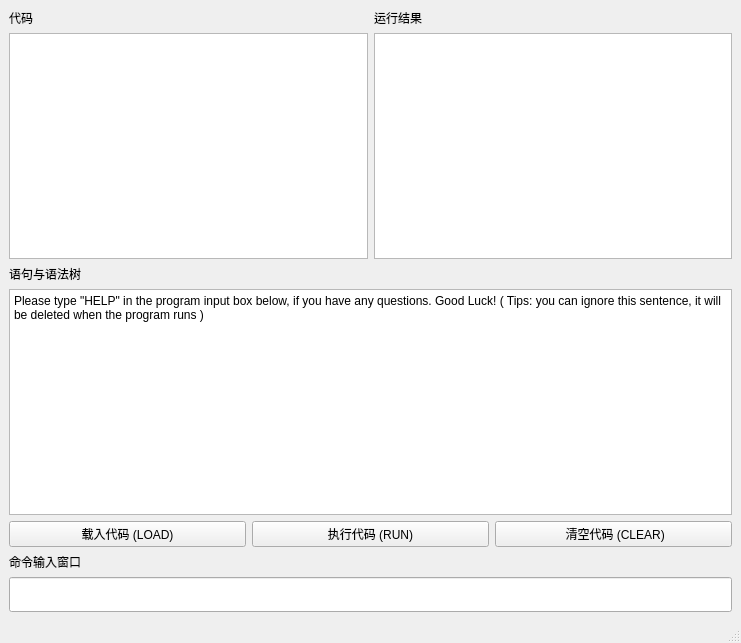
<?xml version="1.0" encoding="UTF-8"?>
<ui version="4.0">
 <class>MainWindow</class>
 <widget class="QMainWindow" name="MainWindow">
  <property name="geometry">
   <rect>
    <x>0</x>
    <y>0</y>
    <width>741</width>
    <height>643</height>
   </rect>
  </property>
  <property name="sizePolicy">
   <sizepolicy hsizetype="Preferred" vsizetype="Preferred">
    <horstretch>0</horstretch>
    <verstretch>0</verstretch>
   </sizepolicy>
  </property>
  <property name="windowTitle">
   <string>GuiBasic</string>
  </property>
  <widget class="QWidget" name="centralwidget">
   <property name="sizePolicy">
    <sizepolicy hsizetype="Expanding" vsizetype="Expanding">
     <horstretch>0</horstretch>
     <verstretch>0</verstretch>
    </sizepolicy>
   </property>
   <layout class="QHBoxLayout" name="horizontalLayout_3">
    <item>
     <layout class="QVBoxLayout" name="verticalLayout">
      <item>
       <layout class="QHBoxLayout" name="horizontalLayout">
        <item>
         <layout class="QVBoxLayout" name="verticalLayout_2">
          <item>
           <widget class="QLabel" name="label">
            <property name="text">
             <string>代码</string>
            </property>
           </widget>
          </item>
          <item>
           <widget class="QTextBrowser" name="CodeDisplay">
            <property name="readOnly">
             <bool>true</bool>
            </property>
            <property name="html">
             <string>&lt;!DOCTYPE HTML PUBLIC &quot;-//W3C//DTD HTML 4.0//EN&quot; &quot;http://www.w3.org/TR/REC-html40/strict.dtd&quot;&gt;
&lt;html&gt;&lt;head&gt;&lt;meta name=&quot;qrichtext&quot; content=&quot;1&quot; /&gt;&lt;style type=&quot;text/css&quot;&gt;
p, li { white-space: pre-wrap; }
&lt;/style&gt;&lt;/head&gt;&lt;body style=&quot; font-family:'SimSun'; font-size:9pt; font-weight:400; font-style:normal;&quot;&gt;
&lt;p style=&quot;-qt-paragraph-type:empty; margin-top:0px; margin-bottom:0px; margin-left:0px; margin-right:0px; -qt-block-indent:0; text-indent:0px;&quot;&gt;&lt;br /&gt;&lt;/p&gt;&lt;/body&gt;&lt;/html&gt;</string>
            </property>
           </widget>
          </item>
         </layout>
        </item>
        <item>
         <layout class="QVBoxLayout" name="verticalLayout_4">
          <item>
           <widget class="QLabel" name="label_3">
            <property name="text">
             <string>运行结果</string>
            </property>
           </widget>
          </item>
          <item>
           <widget class="QTextBrowser" name="textBrowser">
            <property name="html">
             <string>&lt;!DOCTYPE HTML PUBLIC &quot;-//W3C//DTD HTML 4.0//EN&quot; &quot;http://www.w3.org/TR/REC-html40/strict.dtd&quot;&gt;
&lt;html&gt;&lt;head&gt;&lt;meta name=&quot;qrichtext&quot; content=&quot;1&quot; /&gt;&lt;style type=&quot;text/css&quot;&gt;
p, li { white-space: pre-wrap; }
&lt;/style&gt;&lt;/head&gt;&lt;body style=&quot; font-family:'SimSun'; font-size:9pt; font-weight:400; font-style:normal;&quot;&gt;
&lt;p style=&quot;-qt-paragraph-type:empty; margin-top:0px; margin-bottom:0px; margin-left:0px; margin-right:0px; -qt-block-indent:0; text-indent:0px;&quot;&gt;&lt;br /&gt;&lt;/p&gt;&lt;/body&gt;&lt;/html&gt;</string>
            </property>
           </widget>
          </item>
         </layout>
        </item>
       </layout>
      </item>
      <item>
       <layout class="QVBoxLayout" name="verticalLayout_3">
        <item>
         <widget class="QLabel" name="label_2">
          <property name="text">
           <string>语句与语法树</string>
          </property>
         </widget>
        </item>
        <item>
         <widget class="QTextBrowser" name="treeDisplay">
          <property name="readOnly">
           <bool>true</bool>
          </property>
          <property name="html">
           <string>&lt;!DOCTYPE HTML PUBLIC &quot;-//W3C//DTD HTML 4.0//EN&quot; &quot;http://www.w3.org/TR/REC-html40/strict.dtd&quot;&gt;
&lt;html&gt;&lt;head&gt;&lt;meta name=&quot;qrichtext&quot; content=&quot;1&quot; /&gt;&lt;style type=&quot;text/css&quot;&gt;
p, li { white-space: pre-wrap; }
&lt;/style&gt;&lt;/head&gt;&lt;body style=&quot; font-family:'SimSun'; font-size:9pt; font-weight:400; font-style:normal;&quot;&gt;
&lt;p style=&quot; margin-top:0px; margin-bottom:0px; margin-left:0px; margin-right:0px; -qt-block-indent:0; text-indent:0px;&quot;&gt;Please type &amp;quot;HELP&amp;quot; in the program input box below, if you have any questions. Good Luck! ( Tips: you can ignore this sentence, it will be deleted when the program runs )&lt;/p&gt;&lt;/body&gt;&lt;/html&gt;</string>
          </property>
         </widget>
        </item>
       </layout>
      </item>
      <item>
       <layout class="QHBoxLayout" name="horizontalLayout_2">
        <item>
         <widget class="QPushButton" name="btnLoadCode">
          <property name="text">
           <string>载入代码 (LOAD)</string>
          </property>
         </widget>
        </item>
        <item>
         <widget class="QPushButton" name="btnRunCode">
          <property name="text">
           <string>执行代码 (RUN)</string>
          </property>
         </widget>
        </item>
        <item>
         <widget class="QPushButton" name="btnClearCode">
          <property name="text">
           <string> 清空代码 (CLEAR)</string>
          </property>
         </widget>
        </item>
       </layout>
      </item>
      <item>
       <layout class="QVBoxLayout" name="verticalLayout_5">
        <item>
         <widget class="QLabel" name="label_4">
          <property name="text">
           <string>命令输入窗口</string>
          </property>
         </widget>
        </item>
        <item>
         <widget class="QLineEdit" name="cmdLineEdit">
          <property name="minimumSize">
           <size>
            <width>0</width>
            <height>35</height>
           </size>
          </property>
          <property name="sizeIncrement">
           <size>
            <width>0</width>
            <height>20</height>
           </size>
          </property>
          <property name="font">
           <font>
            <pointsize>16</pointsize>
           </font>
          </property>
         </widget>
        </item>
       </layout>
      </item>
     </layout>
    </item>
   </layout>
  </widget>
  <widget class="QMenuBar" name="menubar">
   <property name="geometry">
    <rect>
     <x>0</x>
     <y>0</y>
     <width>741</width>
     <height>21</height>
    </rect>
   </property>
  </widget>
  <widget class="QStatusBar" name="statusbar"/>
 </widget>
 <resources/>
 <connections/>
</ui>
